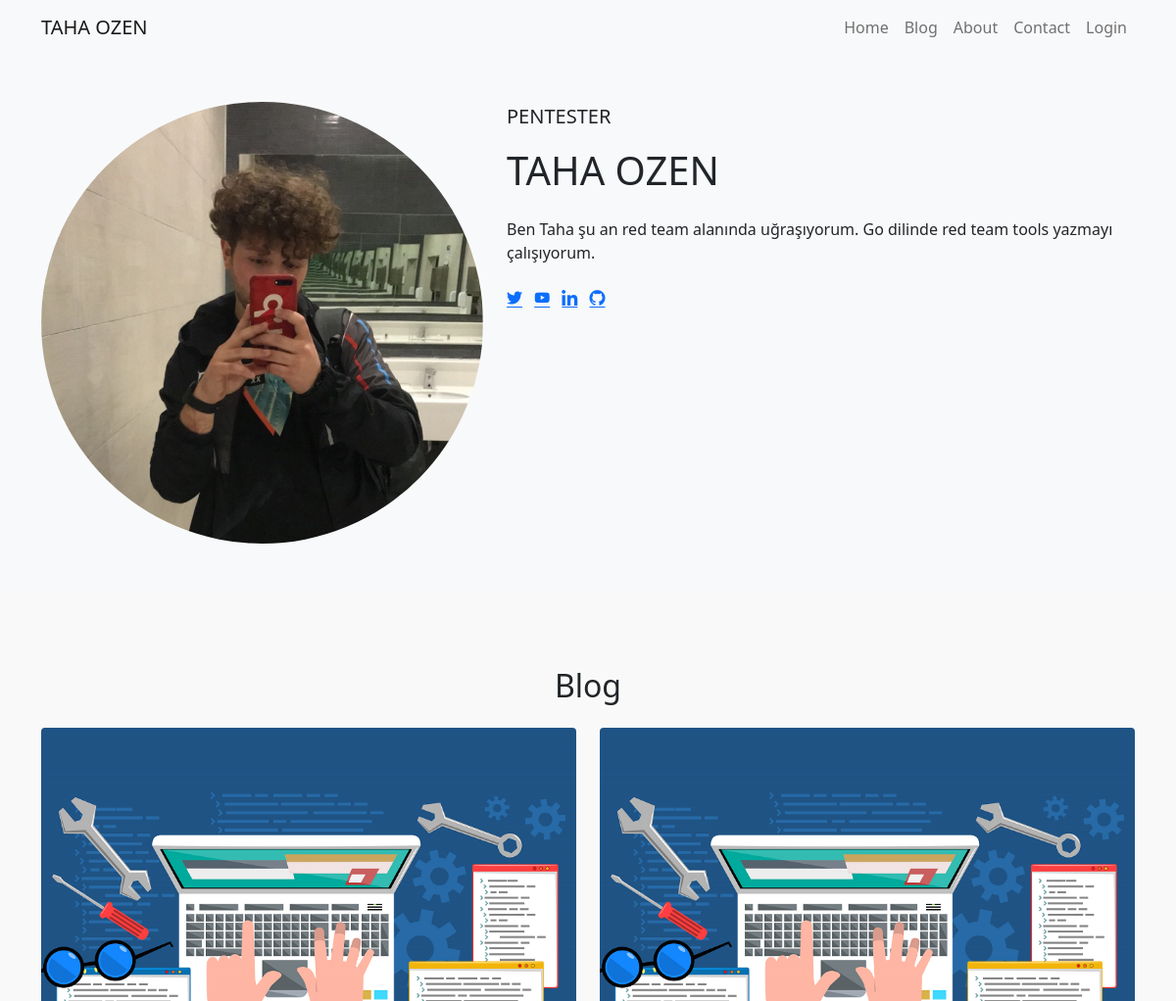
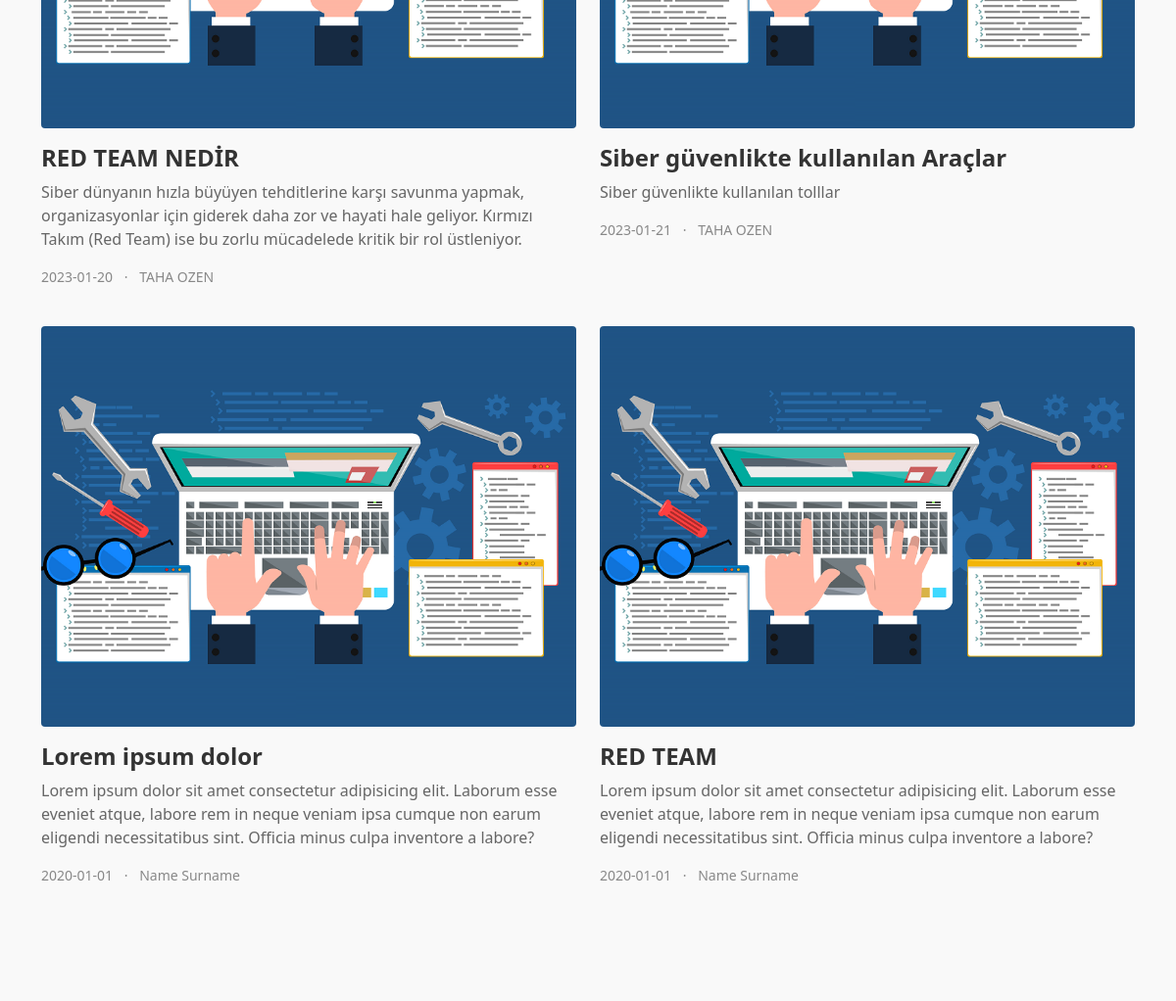
The app's page /home.php with its own data (2 pictures, top to bottom).
### tables this page shows
CREATE TABLE `blog_posts` (
  `id` int(11) NOT NULL,
  `title` varchar(255) NOT NULL,
  `description` text NOT NULL,
  `date` date NOT NULL,
  `author` varchar(100) NOT NULL
);

### conn.php (called while the page is built, shortened)
<?php
$host = "localhost";
$username = "root";
$password = "";
$database = "yavuzlar";
$connection = new mysqli($host, $username, $password, $database);
$blogPosts = [];
$sql = "SELECT title, description, date, author FROM blog_posts";
$result = $connection->query($sql);
if ($result->num_rows > 0) {
    while ($row = $result->fetch_assoc()) {
        $blogPosts[] = $row;
    }
}
?>

### home.php (the view, shortened to what this page needs)
<?php
include 'conn.php';
?>
<!DOCTYPE html>
<html lang="tr">
<head>
    <link rel="stylesheet" type="text/css" href="assets/fonts/flaticon/flaticon.css">
    <link rel="stylesheet" href="assets/css/bootstrap.min.css">
    <link rel="stylesheet" href="assets/css/custom.css">
</head>
<body>
    <header>
        <nav class="navbar navbar-expand-lg navbar-light bg-light">
            <div class="container">
                <a class="navbar-brand" href="index.html">TAHA OZEN</a>
                <div class="collapse navbar-collapse" id="navbarNav">
                    <ul class="navbar-nav ms-auto">
                        <li class="nav-item">
                            <a class="nav-link" href="index.html">Home</a>
                        </li>
                        <li class="nav-item">
                            <a class="nav-link" href="RED TEAM NEDİR.html">Blog</a>
                        </li>
                        <li class="nav-item">
                            <a class="nav-link" href="about.html">About</a>
                        </li>
                        <li class="nav-item">
                            <a class="nav-link" href="contact.html">Contact</a>
                        </li>
                        <li class="nav-item">
                            <a class="nav-link" href="login.html">Login</a>
                        </li>
                    </ul>
                </div>
            </div>
        </nav>
    </header>
    <div class="person-info-wrapper bg-light py-5">
        <div class="container">
            <div class="row">
                <div class="col-md-5">
                    <img src="assets/img/1639073382825.jpg" alt="" class="img-fluid rounded-circle">
                </div>
                <div class="col-md-7">
                    <div class="person-job fs-5">PENTESTER</div>
                    <h1 class="person-name mt-3 mb-4">TAHA OZEN</h1>
                    <div class="person-text">
                        Ben Taha şu an red team alanında uğraşıyorum. Go dilinde red team tools yazmayı çalışıyorum.
                    </div>
                    <div class="person-social-link mt-4">
                        <ul class="list-inline">
                            <li class="list-inline-item">
                                <a href="https://twitter.com/tahaoze23" target="_blank"><i
                                        class="flaticon-twitter"></i></a>
                            </li>
                            <li class="list-inline-item">
                                <a href="https://www.youtube.com/channel/UC3gjpeOQA_2acNfEtpIQauQ" target="_blank"><i
                                        class="flaticon-youtube"></i></a>
                            </li>
                            <li class="list-inline-item">
                                <a href="https://www.linkedin.com/in/tahaozen/" target="_blank"><i
                                        class="flaticon-linkedin-1"></i></a>
                            </li>
                            <li class="list-inline-item">
                                <a href="https://github.com/DZXX21" target="_blank"><i class="flaticon-github"></i></a>
                            </li>
                        </ul>
                    </div>
                </div>
            </div>
        </div>
    </div>
    <div class="blog-post-wrapper py-5">
        <div class="container">
            <div class="blog-post-container">
                <h2 class="blog-post-top-title mb-4">Blog</h2>
                <div class="row">
                <?php
                foreach ($blogPosts as $post) {
                    $title = $post['title'];
                    $description = $post['description'];
                    $date = $post['date'];
                    $author = $post['author'];
                    ?>
                    <div class="col-md-6 mb-4">
                        <a href="blog-text.html" class="text-decoration-none">
                            <div class="blog-post-thumbnail">
                                <img src="assets/img/thumbnail.png" alt="" class="img-fluid rounded">
                            </div>
                            <div class="blog-post-text mt-3">
                                <h3 class="blog-post-title custom-title-style"><?php echo $title; ?></h3>
                                <p class="blog-post-description custom-description-style"><?php echo $description; ?>
                                </p>
                                <div class="blog-post-meta-info custom-meta-style">
                                    <ul class="list-inline">
                                        <li class="list-inline-item blog-post-date"><?php echo $date; ?></li>
                                        <li class="list-inline-item blog-post-meta-dot">·</li>
                                        <li class="list-inline-item blog-post-author"><?php echo $author; ?></li>
                                    </ul>
                                </div>
                            </div>
                        </a>
                    </div>
                    <?php
                }
                ?>
                </div>
            </div>
        </div>
    </div>
</body>
</html>

### assets/css/custom.css (style rules this page uses)
.custom-title-style { font-size: 24px; font-weight: bold; color: #FF5733; }
.custom-description-style { font-size: 16px; color: #444; }
.custom-meta-style { font-size: 14px; color: #666; }
.blog-post-wrapper { background-color: #f9f9f9; }
.blog-post-container { padding: 30px 0; }
.blog-post-top-title { text-align: center; }
.blog-post-thumbnail img { transition: transform 0.2s ease-in-out; }
.custom-title-style { font-size: 24px; font-weight: bold; color: #333; }
.custom-description-style { color: #666; }
.custom-meta-style { color: #888; }

### records on screen
blog_posts: title "RED TEAM NEDİR", description "Siber dünyanın hızla büyüyen tehditlerine karşı savunma yapmak, organizasyonlar için giderek daha zor ve hayati hale geliyor. Kırmızı Takım (Red Team) ise bu zorlu mücadelede kritik bir rol üstleniyor.", date "2023-01-20", author "TAHA OZEN"
blog_posts: title "Siber güvenlikte kullanılan Araçlar", description "Siber güvenlikte kullanılan tolllar", date "2023-01-21", author "TAHA OZEN"
blog_posts: title "Lorem ipsum dolor", description "Lorem ipsum dolor sit amet consectetur adipisicing elit. Laborum esse eveniet atque, labore rem in neque veniam ipsa cumque non earum eligendi necessitatibus sint. Officia minus culpa inventore a labore?", date "2020-01-01", author "Name Surname"
blog_posts: title "RED TEAM", description "Lorem ipsum dolor sit amet consectetur adipisicing elit. Laborum esse eveniet atque, labore rem in neque veniam ipsa cumque non earum eligendi necessitatibus sint. Officia minus culpa inventore a labore?", date "2020-01-01", author "Name Surname"
